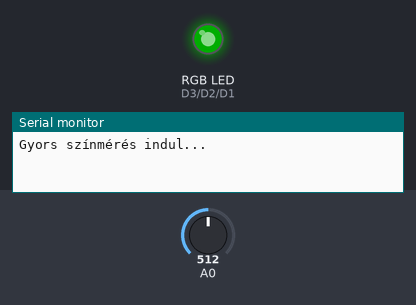
A program run on a simulated ESP8266 (Wemos D1 mini). On the bench: an RGB LED mixed from three pins (HIGH = lit), the last lines printed to the serial monitor. Inputs (shaded band) come from the test bench; at power-on: A0 = 512. Dim RGB values are drawn brighter than linear.

Above: at 1.2 s.
1.3 s: A0 set to 716
At 3.9 s:
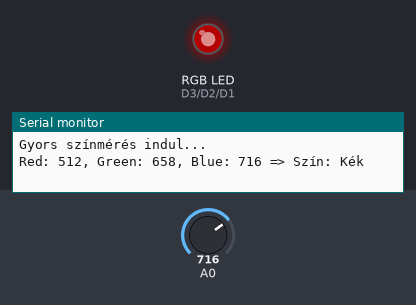
4.3 s: A0 set to 511
At 9.0 s:
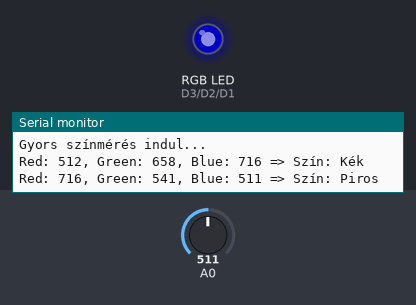
Timing chart, 0 to 13.3 s (numbered marks = the images above; inputs shaded):
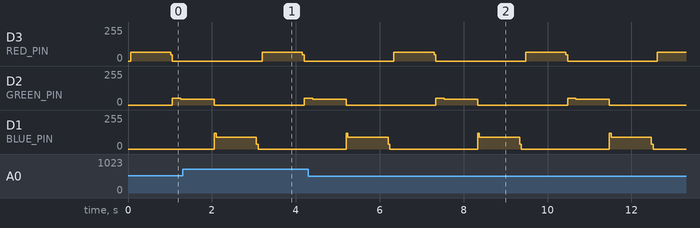

Measured:
- by itself, D3 (RED_PIN): alternates 64/255 for 0.96 s and 0/255 for 2.2 s
- by itself, D2 (GREEN_PIN): repeats every 3.1 s: 0/255 2.1 s, 51/255 0.20 s, 45/255 0.80 s
- by itself, D1 (BLUE_PIN): repeats every 3.1 s: 90/255 0.96 s, 37/255 0.04 s, 0/255 2.1 s, 117/255 0.04 s

The program:

main.cpp
```cpp
#include <Arduino.h>

// RGB LED lábak (PWM képes)
#define BLUE_PIN  D1
#define GREEN_PIN D2
#define RED_PIN   D3

// Egyedi fényerősség minden LED-hez
#define RED_BRIGHTNESS   125
#define GREEN_BRIGHTNESS 90    // Zöld gyengébben
#define BLUE_BRIGHTNESS  180   // Kék erősebben

#define SAMPLES 100
#define LED_ON_TIME 5     // ms
#define LED_OFF_TIME 5    // ms

// LED vezérlés + mérések
int measureColor(uint8_t ledPin, uint8_t brightness) {
  int sum = 0;

  for (int i = 0; i < SAMPLES; i++) {
    analogWrite(ledPin, brightness);
    delayMicroseconds(LED_ON_TIME * 1000);

    sum += analogRead(A0);

    analogWrite(ledPin, 0);
    delayMicroseconds(LED_OFF_TIME * 1000);
  }

  return sum / SAMPLES;
}

void setup() {
  Serial.begin(115200);

  pinMode(RED_PIN, OUTPUT);
  pinMode(GREEN_PIN, OUTPUT);
  pinMode(BLUE_PIN, OUTPUT);

  analogWriteRange(255);
  analogWriteFreq(1000); // 1 kHz PWM

  Serial.println("Gyors színmérés indul...");
}

void loop() {
  // RGB értékek átlagolása külön fényerővel
  int redVal   = measureColor(RED_PIN, RED_BRIGHTNESS);
  int greenVal = measureColor(GREEN_PIN, GREEN_BRIGHTNESS);
  int blueVal  = measureColor(BLUE_PIN, BLUE_BRIGHTNESS);

  // Szín meghatározás (egyszerű)
  String color = "Ismeretlen";
  if (redVal > greenVal && redVal > blueVal) {
    color = "Piros";
  } else if (greenVal > redVal && greenVal > blueVal) {
    color = "Zöld";
  } else if (blueVal > redVal && blueVal > greenVal) {
    color = "Kék";
  } else if (redVal < 50 && greenVal < 50 && blueVal < 50) {
    color = "Fekete";
  } else if (redVal > 800 && greenVal > 800 && blueVal > 800) {
    color = "Fehér";
  }

  // Eredmény kiírás
  Serial.printf("Red: %d, Green: %d, Blue: %d => Szín: %s\n", redVal, greenVal, blueVal, color.c_str());

  // Kicsi szünet két mérés között
  delay(100);
}
```
